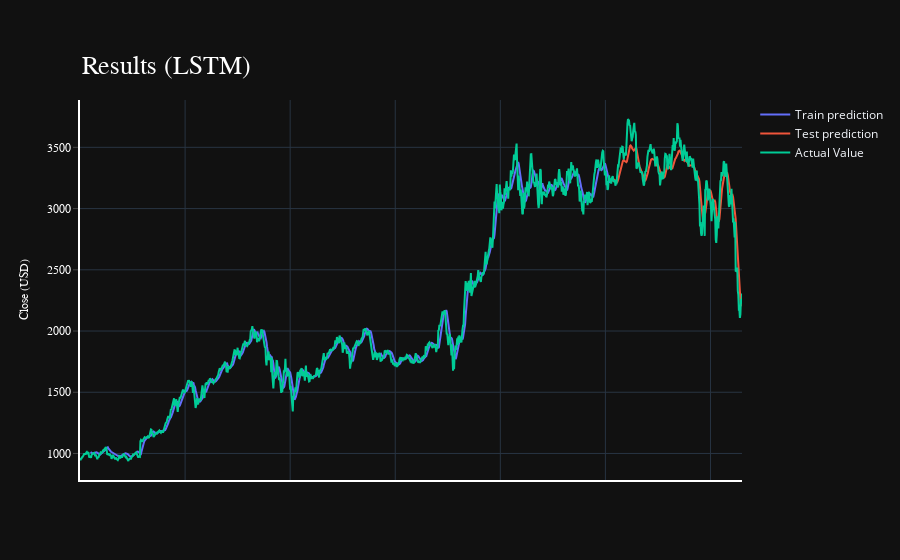

This figure's notebook cell:
### Code cell
import plotly.express as px
import plotly.graph_objects as go

fig = go.Figure()
fig.add_trace(go.Scatter(go.Scatter(x=result.index, y=result[0],
                    mode='lines',
                    name='Train prediction')))
fig.add_trace(go.Scatter(x=result.index, y=result[1],
                    mode='lines',
                    name='Test prediction'))
fig.add_trace(go.Scatter(go.Scatter(x=result.index, y=result[2],
                    mode='lines',
                    name='Actual Value')))
fig.update_layout(
    xaxis=dict(
        showline=True,
        showgrid=True,
        showticklabels=False,
        linecolor='white',
        linewidth=2
    ),
    yaxis=dict(
        title_text='Close (USD)',
        titlefont=dict(
            family='Rockwell',
            size=12,
            color='white',
        ),
        showline=True,
        showgrid=True,
        showticklabels=True,
        linecolor='white',
        linewidth=2,
        ticks='outside',
        tickfont=dict(
            family='Rockwell',
            size=12,
            color='white',
        ),
    ),
    showlegend=True,
    template = 'plotly_dark'

)



annotations = []
annotations.append(dict(xref='paper', yref='paper', x=0.0, y=1.05,
                              xanchor='left', yanchor='bottom',
                              text='Results (LSTM)',
                              font=dict(family='Rockwell',
                                        size=26,
                                        color='white'),
                              showarrow=False))
fig.update_layout(annotations=annotations)

fig.show()

### Figure 1 — Plotly figure (JSON) as saved in the notebook; plotly's stock layout.template omitted (floating-point values rounded to 4 significant figures; data arrays with more than 128 entries replaced by an {"elided": "..."} marker saying what was removed)
{"data": [{"mode": "lines", "name": "Train prediction", "type": "scatter", "x": {"elided": "1261 int values"}, "y": {"elided": "1261 float values"}}, {"mode": "lines", "name": "Test prediction", "type": "scatter", "x": {"elided": "1261 int values"}, "y": {"elided": "1261 float values"}}, {"mode": "lines", "name": "Actual Value", "type": "scatter", "x": {"elided": "1261 int values"}, "y": {"elided": "1261 float values"}}], "layout": {"annotations": [{"font": {"color": "white", "family": "Rockwell", "size": 26}, "showarrow": false, "text": "Results (LSTM)", "x": 0, "xanchor": "left", "xref": "paper", "y": 1.05, "yanchor": "bottom", "yref": "paper"}], "showlegend": true, "xaxis": {"linecolor": "white", "linewidth": 2, "showgrid": true, "showline": true, "showticklabels": false}, "yaxis": {"linecolor": "white", "linewidth": 2, "showgrid": true, "showline": true, "showticklabels": true, "tickfont": {"color": "white", "family": "Rockwell", "size": 12}, "ticks": "outside", "title": {"font": {"color": "white", "family": "Rockwell", "size": 12}, "text": "Close (USD)"}}}}
